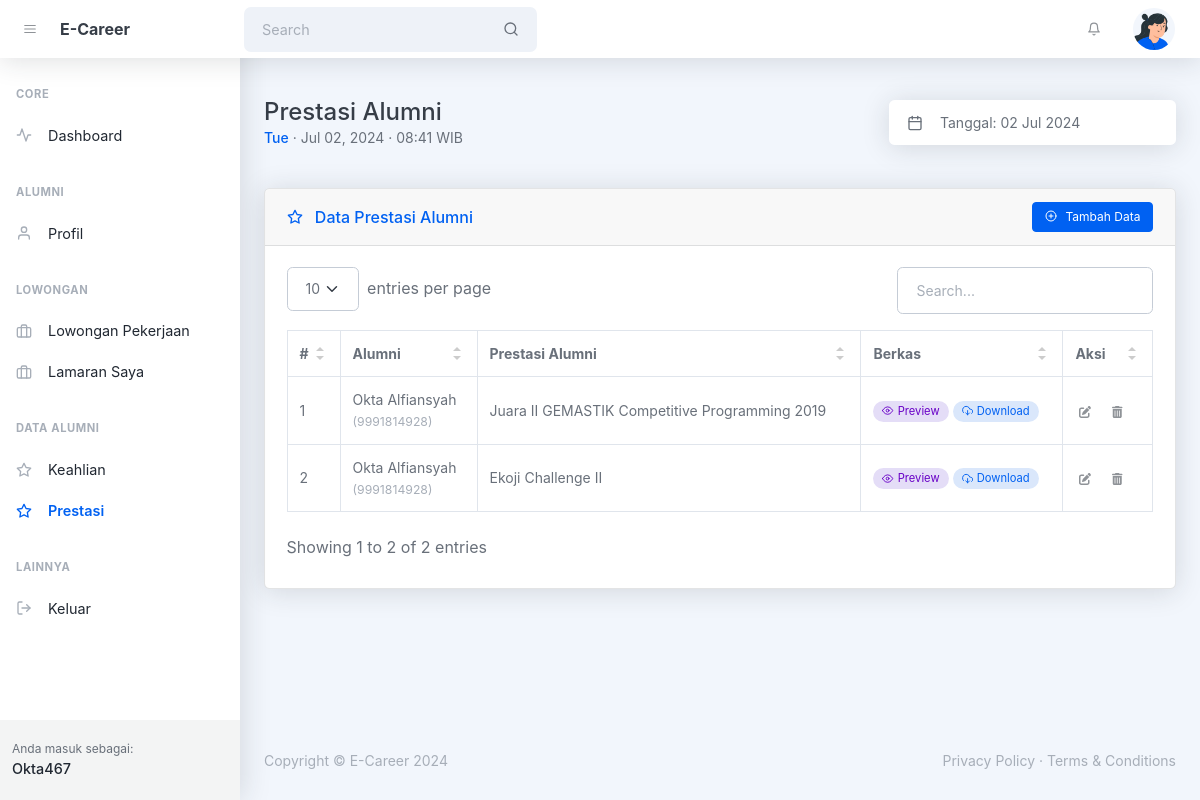
The page /alumni/prestasi_alumni.php?go=prestasi_alumni (signed in) on the database its author committed.
### tables this page shows
CREATE TABLE `tbl_prestasi_alumni` (
  `id` int(10) UNSIGNED NOT NULL,
  `id_alumni` int(10) UNSIGNED NOT NULL,
  `nama_prestasi` varchar(128) NOT NULL,
  `file_prestasi` varchar(255) NOT NULL,
  `created_at` timestamp NOT NULL DEFAULT current_timestamp(),
  `updated_at` timestamp NULL DEFAULT NULL ON UPDATE current_timestamp()
);

CREATE TABLE `tbl_alumni` (
  `id` int(10) UNSIGNED NOT NULL,
  `id_pengguna` int(10) UNSIGNED DEFAULT NULL,
  `id_kelas` int(10) UNSIGNED DEFAULT NULL,
  `nisn` varchar(10) NOT NULL,
  `nama_alumni` varchar(128) NOT NULL,
  `jk` enum('l','p') NOT NULL,
  `alamat` varchar(255) NOT NULL,
  `tmp_lahir` varchar(64) NOT NULL,
  `tgl_lahir` date NOT NULL,
  `no_telp` varchar(16) DEFAULT NULL,
  `email` varchar(128) NOT NULL,
  `created_at` timestamp NOT NULL DEFAULT current_timestamp() ON UPDATE current_timestamp(),
  `updated_at` timestamp NULL DEFAULT NULL ON UPDATE current_timestamp()
);

### helpers/isAccessAllowedHelper.php (called while the page is built, shortened)
<?php
function isAccessAllowed($expected_hak_akses = null): bool {
    include_once '../config/config.php';
    $current_hak_akses = $_SESSION['hak_akses'] ?? null;
    $expected_hak_akses = !is_array($expected_hak_akses)
        ? array($expected_hak_akses)
        : $expected_hak_akses;
    return true;
}
?>

### alumni/prestasi_alumni.php (the view, shortened to what this page needs)
<?php
include '../helpers/isAccessAllowedHelper.php';
if (!isAccessAllowed('alumni')) :
  session_destroy();
  echo "<meta http-equiv='refresh' content='0;" . base_url_return('index.php?msg=other_error') . "'>";
else :
  include_once '../config/connection.php';
?>
  <!DOCTYPE html>
  <html lang="en">
  <head>
    <?php include '_partials/head.php' ?>
  </head>
  <body class="nav-fixed">
    <?php include '_partials/topnav.php' ?>
    <div id="layoutSidenav">
      <div id="layoutSidenav_nav">
        <?php include '_partials/sidebar.php' ?>
      </div>
      <div id="layoutSidenav_content">
        <main>
          <div class="container-xl px-4 mt-5">
            <div class="d-flex justify-content-between align-items-sm-center flex-column flex-sm-row mb-4">
              <div class="me-4 mb-3 mb-sm-0">
                <h1 class="mb-0">Prestasi Alumni</h1>
                <div class="small">
                  <span class="fw-500 text-primary"><?= date('D') ?></span>
                  &middot; <?= date('M d, Y') ?> &middot; <?= date('H:i') ?> WIB
                </div>
              </div>
              <div class="input-group input-group-joined border-0 shadow w-auto">
                <span class="input-group-text"><i data-feather="calendar"></i></span>
                <input class="form-control ps-0 pointer" id="litepickerRangePlugin" value="Tanggal: <?= date('d M Y') ?>" readonly />
              </div>
            </div>
            <div class="card card-header-actions mb-4 mt-5">
              <div class="card-header">
                <div>
                  <i data-feather="star" class="me-2 mt-1"></i>
                  Data Prestasi Alumni
                </div>
                <button class="btn btn-sm btn-primary toggle_modal_tambah" type="button"><i data-feather="plus-circle" class="me-2"></i>Tambah Data</button>
              </div>
              <div class="card-body">
                <table id="datatablesSimple">
                  <thead>
                    <tr>
                      <th>#</th>
                      <th>Alumni</th>
                      <th>Prestasi Alumni</th>
                      <th>Berkas</th>
                      <th>Aksi</th>
                    </tr>
                  </thead>
                  <tbody>
                    <?php
                    $no = 1;
                    $query_prestasi_alumni = mysqli_query($connection,
                      "SELECT
                        d.id AS id_prestasi_alumni, d.nama_prestasi, d.file_prestasi,
                        a.id AS id_alumni, a.nisn, a.nama_alumni, a.jk, a.alamat, a.tmp_lahir, a.tgl_lahir, a.no_telp, a.email,
                        b.id AS id_kelas, b.nama_kelas,
                        c.id AS id_wali_kelas, c.nama_guru AS nama_wali_kelas,
                        f.id AS id_pengguna, f.username, f.hak_akses
                      FROM tbl_prestasi_alumni AS d
                      INNER JOIN tbl_alumni AS a
                        ON a.id = d.id_alumni
                      LEFT JOIN tbl_kelas AS b
                        ON b.id = a.id_kelas
                      LEFT JOIN tbl_guru AS c
                        ON c.id = b.id_wali_kelas
                      LEFT JOIN tbl_pengguna AS f
                        ON f.id = a.id_pengguna
                      WHERE d.id_alumni = {$_SESSION['id_alumni']}");
                    while ($prestasi_alumni = mysqli_fetch_assoc($query_prestasi_alumni)):
                      $path_file_prestasi_alumni = base_url_return('assets/uploads/file_prestasi_alumni/');
                      $file_prestasi = $prestasi_alumni['file_prestasi'] ?? null;
                      $link_file_prestasi = $path_file_prestasi_alumni . $file_prestasi;
                    ?>
                      <tr>
                        <td><?= $no++ ?></td>
                        <td>
                          <?= htmlspecialchars($prestasi_alumni['nama_alumni']) ?>
                          <?= "<br><small class='text-muted'>({$prestasi_alumni['nisn']})</small>" ?>
                        </td>
                        <td><?= $prestasi_alumni['nama_prestasi'] ?></td>
                        <td>
                          <?php if ($file_prestasi): ?>
                            <a class="btn btn-xs rounded-pill bg-purple-soft text-purple" href="<?= $link_file_prestasi ?>" target="_blank">
                              <i data-feather="eye" class="me-1"></i>Preview
                            </a>
                            <a class="btn btn-xs rounded-pill bg-blue-soft text-blue" href="<?= $link_file_prestasi ?>" download>
                              <i data-feather="download-cloud" class="me-1"></i>Download
                            </a>
                          <?php else: ?>
                            <small class="text-muted">Tidak ada</small>
                          <?php endif ?>
                        </td>
                        <td>
                          <button class="btn btn-datatable btn-icon btn-transparent-dark me-2 toggle_modal_ubah"
                            data-id_prestasi_alumni="<?= $prestasi_alumni['id_prestasi_alumni'] ?>"
                            data-nama_prestasi="<?= $prestasi_alumni['nama_prestasi'] ?>"
                            data-file_prestasi="<?= $prestasi_alumni['file_prestasi'] ?>">
                            <i class="fa fa-pen-to-square"></i>
                          </button>
                          <button class="btn btn-datatable btn-icon btn-transparent-dark me-2 toggle_swal_hapus"
                            data-id_prestasi_alumni="<?= $prestasi_alumni['id_prestasi_alumni'] ?>"
                            data-id_alumni="<?= $prestasi_alumni['id_alumni'] ?>"
                            data-nama_prestasi="<?= $prestasi_alumni['nama_prestasi'] ?>">
                            <i class="fa fa-trash-can"></i>
                          </button>
                        </td>
                      </tr>
                    <?php endwhile ?>
                  </tbody>
                </table>
              </div>
            </div>
          </div>
        </main>
        <?php include '_partials/footer.php' ?>
      </div>
    </div>
  </body>
  </html>
<?php endif ?>

### rows shown on the page
tbl_prestasi_alumni: id_alumni.nama_alumni "Okta Alfiansyah", id_alumni.nisn "9991814928", nama_prestasi "Juara II GEMASTIK Competitive Programming 2019"
tbl_prestasi_alumni: id_alumni.nama_alumni "Okta Alfiansyah", id_alumni.nisn "9991814928", nama_prestasi "Ekoji Challenge II"

### other values the page prints
SITE_NAME_SHORT "E-Career"
$user_logged_in "Okta467"
